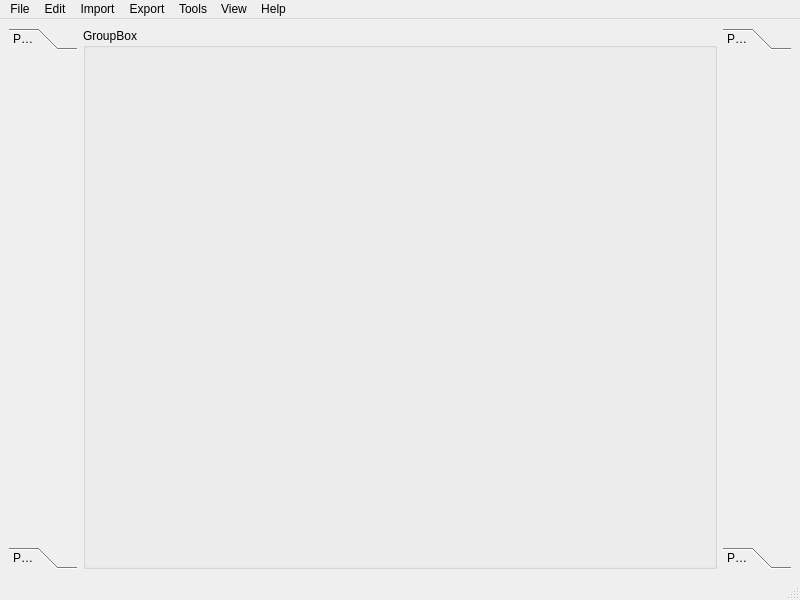
<?xml version="1.0" encoding="UTF-8"?>
<ui version="4.0">
 <class>MainWindow</class>
 <widget class="QMainWindow" name="MainWindow">
  <property name="geometry">
   <rect>
    <x>0</x>
    <y>0</y>
    <width>800</width>
    <height>600</height>
   </rect>
  </property>
  <property name="windowTitle">
   <string>MainWindow</string>
  </property>
  <widget class="QWidget" name="centralwidget">
   <layout class="QHBoxLayout" name="horizontalLayout">
    <item alignment="Qt::AlignLeft">
     <widget class="QToolBox" name="toolBox">
      <property name="sizePolicy">
       <sizepolicy hsizetype="Fixed" vsizetype="Preferred">
        <horstretch>0</horstretch>
        <verstretch>0</verstretch>
       </sizepolicy>
      </property>
      <property name="currentIndex">
       <number>0</number>
      </property>
      <widget class="QWidget" name="page">
       <property name="geometry">
        <rect>
         <x>0</x>
         <y>0</y>
         <width>69</width>
         <height>487</height>
        </rect>
       </property>
       <attribute name="label">
        <string>Page 1</string>
       </attribute>
      </widget>
      <widget class="QWidget" name="page_2">
       <property name="geometry">
        <rect>
         <x>0</x>
         <y>0</y>
         <width>69</width>
         <height>487</height>
        </rect>
       </property>
       <attribute name="label">
        <string>Page 2</string>
       </attribute>
      </widget>
     </widget>
    </item>
    <item>
     <widget class="QGroupBox" name="groupBox">
      <property name="sizePolicy">
       <sizepolicy hsizetype="MinimumExpanding" vsizetype="Preferred">
        <horstretch>0</horstretch>
        <verstretch>0</verstretch>
       </sizepolicy>
      </property>
      <property name="title">
       <string>GroupBox</string>
      </property>
     </widget>
    </item>
    <item alignment="Qt::AlignRight">
     <widget class="QToolBox" name="toolBox_2">
      <property name="sizePolicy">
       <sizepolicy hsizetype="Fixed" vsizetype="Preferred">
        <horstretch>0</horstretch>
        <verstretch>0</verstretch>
       </sizepolicy>
      </property>
      <property name="currentIndex">
       <number>0</number>
      </property>
      <widget class="QWidget" name="page_3">
       <property name="geometry">
        <rect>
         <x>0</x>
         <y>0</y>
         <width>69</width>
         <height>487</height>
        </rect>
       </property>
       <attribute name="label">
        <string>Page 1</string>
       </attribute>
      </widget>
      <widget class="QWidget" name="page_4">
       <property name="geometry">
        <rect>
         <x>0</x>
         <y>0</y>
         <width>69</width>
         <height>487</height>
        </rect>
       </property>
       <attribute name="label">
        <string>Page 2</string>
       </attribute>
      </widget>
     </widget>
    </item>
   </layout>
  </widget>
  <widget class="QMenuBar" name="menubar">
   <property name="geometry">
    <rect>
     <x>0</x>
     <y>0</y>
     <width>800</width>
     <height>21</height>
    </rect>
   </property>
   <widget class="QMenu" name="menuFile">
    <property name="title">
     <string>File</string>
    </property>
   </widget>
   <widget class="QMenu" name="menuEdit">
    <property name="title">
     <string>Edit</string>
    </property>
   </widget>
   <widget class="QMenu" name="menuImport">
    <property name="title">
     <string>Import</string>
    </property>
   </widget>
   <widget class="QMenu" name="menuExport">
    <property name="title">
     <string>Export</string>
    </property>
   </widget>
   <widget class="QMenu" name="menuTools">
    <property name="title">
     <string>Tools</string>
    </property>
   </widget>
   <widget class="QMenu" name="menuView">
    <property name="title">
     <string>View</string>
    </property>
   </widget>
   <widget class="QMenu" name="menuHelp">
    <property name="title">
     <string>Help</string>
    </property>
   </widget>
   <addaction name="menuFile"/>
   <addaction name="menuEdit"/>
   <addaction name="menuImport"/>
   <addaction name="menuExport"/>
   <addaction name="menuTools"/>
   <addaction name="menuView"/>
   <addaction name="menuHelp"/>
  </widget>
  <widget class="QStatusBar" name="statusbar"/>
 </widget>
 <resources/>
 <connections/>
</ui>
